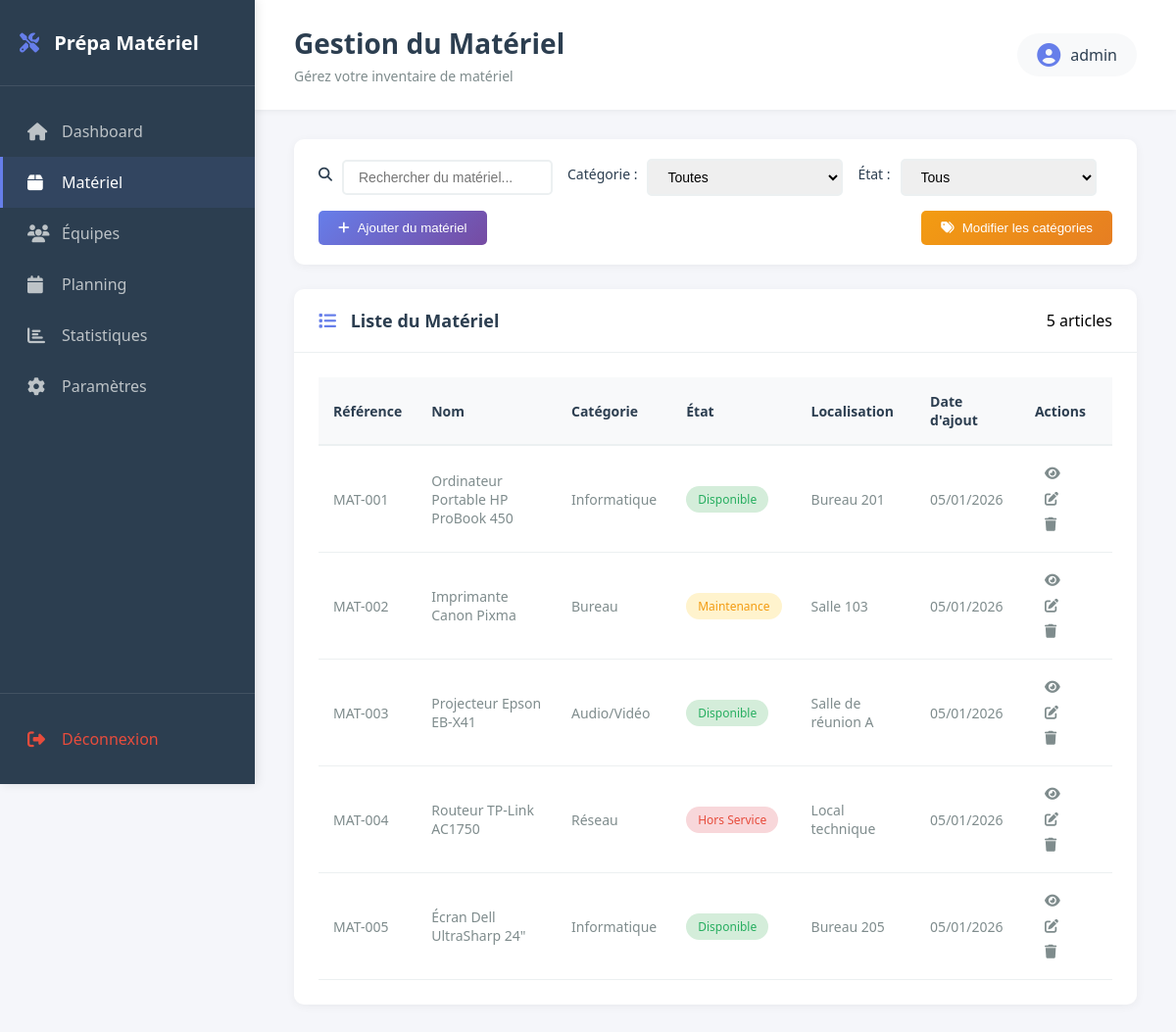
The app's page /materiel.php (signed in) with its own data.
### tables this page shows
CREATE TABLE IF NOT EXISTS materiel (
    id INT AUTO_INCREMENT PRIMARY KEY,
    reference VARCHAR(50) NOT NULL UNIQUE,
    nom VARCHAR(255) NOT NULL,
    categorie VARCHAR(100) NOT NULL,
    statut ENUM('Disponible', 'Maintenance', 'Hors Service', 'En Prêt') DEFAULT 'Disponible',
    localisation VARCHAR(255),
    prix_achat DECIMAL(10, 2),
    description TEXT,
    date_ajout TIMESTAMP DEFAULT CURRENT_TIMESTAMP,
    date_modification TIMESTAMP DEFAULT CURRENT_TIMESTAMP ON UPDATE CURRENT_TIMESTAMP,
    created_by INT,
    FOREIGN KEY (created_by) REFERENCES users(id) ON DELETE SET NULL
);

### materiel.php (the view, shortened to what this page needs)
<?php
require_once 'config.php';
$stmt = $pdo->query("SELECT * FROM materiel ORDER BY date_ajout DESC");
$materiels = $stmt->fetchAll();
?>
<!DOCTYPE html>
<html lang="fr">
<head>
    <link rel="stylesheet" href="style.css?v=2">
    <link rel="stylesheet" href="dashboard.css?v=2">
    <link rel="stylesheet" href="https://cdnjs.cloudflare.com/ajax/libs/font-awesome/6.4.0/css/all.min.css">
</head>
<body class="dashboard-body">
    <div class="sidebar">
        <div class="logo">
            <h2><i class="fas fa-tools"></i> Prépa Matériel</h2>
        </div>
        <nav class="nav-menu">
            <a href="home.php" class="nav-item">
                <i class="fas fa-home"></i>
                <span>Dashboard</span>
            </a>
            <a href="materiel.php" class="nav-item active">
                <i class="fas fa-box"></i>
                <span>Matériel</span>
            </a>
            <a href="equipes.php" class="nav-item">
                <i class="fas fa-users"></i>
                <span>Équipes</span>
            </a>
            <a href="planning.php" class="nav-item">
                <i class="fas fa-calendar"></i>
                <span>Planning</span>
            </a>
            <a href="statistiques.php" class="nav-item">
                <i class="fas fa-chart-bar"></i>
                <span>Statistiques</span>
            </a>
            <a href="parametres.php" class="nav-item">
                <i class="fas fa-cog"></i>
                <span>Paramètres</span>
            </a>
        </nav>
        <div class="sidebar-footer">
            <a href="logout.php" class="nav-item logout">
                <i class="fas fa-sign-out-alt"></i>
                <span>Déconnexion</span>
            </a>
        </div>
    </div>
    <div class="main-content">
        <header class="dashboard-header">
            <div class="header-left">
                <h1>Gestion du Matériel</h1>
                <p>Gérez votre inventaire de matériel</p>
            </div>
            <div class="header-right">
                <div class="user-profile">
                    <i class="fas fa-user-circle"></i>
                    <span><?php echo htmlspecialchars($_SESSION['username']); ?></span>
                </div>
            </div>
        </header>
        <div class="dashboard-content">
            <div class="filters">
                <div class="filter-group">
                    <label for="search"><i class="fas fa-search"></i></label>
                    <input type="text" id="search" placeholder="Rechercher du matériel...">
                </div>
                <div class="filter-group">
                    <label for="category">Catégorie :</label>
                    <select id="category">
                        <option value="">Toutes</option>
                    </select>
                </div>
                <div class="filter-group">
                    <label for="status">État :</label>
                    <select id="status">
                        <option value="">Tous</option>
                    </select>
                </div>
                <button class="btn-add" onclick="openModal()" style="margin-left: 0;">
                    <i class="fas fa-plus"></i>
                    Ajouter du matériel
                </button>
                <button class="btn-add" onclick="openCategoryModal()" style="background: linear-gradient(135deg, #f39c12, #e67e22); margin-left: auto;">
                    <i class="fas fa-tags"></i>
                    Modifier les catégories
                </button>
            </div>
            <div class="dashboard-card full-width">
                <div class="card-header">
                    <h2><i class="fas fa-list"></i> Liste du Matériel</h2>
                    <span id="count-display"><?php echo count($materiels); ?> article<?php echo count($materiels) > 1 ? 's' : ''; ?></span>
                </div>
                <div class="card-content">
                    <table class="data-table">
                        <thead>
                            <tr>
                                <th>Référence</th>
                                <th>Nom</th>
                                <th>Catégorie</th>
                                <th>État</th>
                                <th>Localisation</th>
                                <th>Date d'ajout</th>
                                <th>Actions</th>
                            </tr>
                        </thead>
                        <tbody id="equipment-table-body">
                            <?php if (count($materiels) > 0): ?>
                                <?php foreach ($materiels as $mat): ?>
                                    <tr data-id="<?php echo $mat['id']; ?>">
                                        <td><?php echo htmlspecialchars($mat['reference']); ?></td>
                                        <td><?php echo htmlspecialchars($mat['nom']); ?></td>
                                        <td><?php echo htmlspecialchars($mat['categorie']); ?></td>
                                        <td>
                                            <?php
                                            $badgeClass = '';
                                            switch($mat['statut']) {
                                                case 'Disponible': $badgeClass = 'success'; break;
                                                case 'Maintenance': $badgeClass = 'warning'; break;
                                                case 'Hors Service': $badgeClass = 'danger'; break;
                                            }
                                            ?>
                                            <span class="badge <?php echo $badgeClass; ?>"><?php echo htmlspecialchars($mat['statut']); ?></span>
                                        </td>
                                        <td><?php echo htmlspecialchars($mat['localisation'] ?? '-'); ?></td>
                                        <td><?php echo date('d/m/Y', strtotime($mat['date_ajout'])); ?></td>
                                        <td>
                                            <button class="btn-icon" onclick="viewEquipment(<?php echo $mat['id']; ?>)" title="Voir"><i class="fas fa-eye"></i></button>
                                            <button class="btn-icon" onclick="editEquipment(<?php echo $mat['id']; ?>)" title="Modifier"><i class="fas fa-edit"></i></button>
                                            <button class="btn-icon" onclick="deleteEquipment(<?php echo $mat['id']; ?>)" title="Supprimer"><i class="fas fa-trash"></i></button>
                                        </td>
                                    </tr>
                                <?php endforeach; ?>
                            <?php endif; ?>
                        </tbody>
                    </table>
                </div>
            </div>
        </div>
    </div>
</body>
</html>

### style.css (style rules this page uses)
* { margin: 0; padding: 0; box-sizing: border-box; }
body { font-family: 'Segoe UI', Tahoma, Geneva, Verdana, sans-serif; background: linear-gradient(135deg, #667eea 0%, #764ba2 100%); min-height: 100vh; display: flex; align-items: center; justify-content: center; }
.dashboard-body { display: flex; background: #f5f6fa; align-items: stretch; justify-content: flex-start; }
h1 { color: #333; margin-bottom: 30px; text-align: center; font-size: 28px; }
label { display: block; color: #555; margin-bottom: 8px; font-weight: 500; }
input[type="text"], input[type="password"] { width: 100%; padding: 12px; border: 2px solid #e0e0e0; border-radius: 5px; font-size: 14px; transition: border-color 0.3s; }

### dashboard.css (style rules this page uses)
.sidebar { width: 260px; background: #2c3e50; color: white; height: 100vh; position: fixed; left: 0; top: 0; display: flex; flex-direction: column; box-shadow: 2px 0 10px rgba(0, 0, 0, 0.1); }
.logo { padding: 30px 20px; border-bottom: 1px solid rgba(255, 255, 255, 0.1); }
.logo h2 { font-size: 20px; font-weight: 600; }
.logo i { margin-right: 10px; color: #667eea; }
.nav-menu { flex: 1; padding: 20px 0; overflow-y: auto; }
.nav-item { display: flex; align-items: center; padding: 15px 25px; color: #bdc3c7; text-decoration: none; transition: all 0.3s; border-left: 3px solid transparent; }
.nav-item.active { background: rgba(102, 126, 234, 0.1); color: white; border-left-color: #667eea; }
.nav-item i { width: 20px; margin-right: 15px; font-size: 18px; }
.sidebar-footer { border-top: 1px solid rgba(255, 255, 255, 0.1); padding: 20px 0; }
.nav-item.logout { color: #e74c3c; }
.main-content { margin-left: 260px; flex: 1; min-height: 100vh; background: #f5f6fa; }
.dashboard-header { background: white; padding: 25px 40px; display: flex; justify-content: space-between; align-items: center; box-shadow: 0 2px 5px rgba(0, 0, 0, 0.05); }
.header-left h1 { font-size: 28px; color: #2c3e50; margin-bottom: 5px; }
.header-left p { color: #7f8c8d; font-size: 14px; }
.user-profile { display: flex; align-items: center; gap: 10px; padding: 10px 20px; background: #f8f9fa; border-radius: 25px; }
.user-profile i { font-size: 24px; color: #667eea; }
.user-profile span { font-weight: 500; color: #2c3e50; }
.dashboard-content { padding: 30px 40px; }
.dashboard-card { background: white; border-radius: 10px; box-shadow: 0 2px 10px rgba(0, 0, 0, 0.05); overflow: hidden; }
.dashboard-card.full-width { grid-column: 1 / -1; }
.card-header { padding: 20px 25px; border-bottom: 1px solid #ecf0f1; display: flex; justify-content: space-between; align-items: center; }
.card-header h2 { font-size: 18px; color: #2c3e50; font-weight: 600; }
.card-header i { margin-right: 10px; color: #667eea; }
.card-content { padding: 25px; }
.data-table { width: 100%; border-collapse: collapse; }
.data-table thead { background: #f8f9fa; }
.data-table th { padding: 15px; text-align: left; font-weight: 600; color: #2c3e50; font-size: 14px; border-bottom: 2px solid #ecf0f1; }
.data-table td { padding: 15px; color: #7f8c8d; font-size: 14px; border-bottom: 1px solid #ecf0f1; }
.badge { display: inline-block; padding: 5px 12px; border-radius: 20px; font-size: 12px; font-weight: 500; }
.badge.success { background: #d4edda; color: #27ae60; }
.badge.warning { background: #fff3cd; color: #f39c12; }
.badge.danger { background: #f8d7da; color: #e74c3c; }
.btn-icon { background: none; border: none; color: #7f8c8d; cursor: pointer; padding: 5px 10px; font-size: 14px; transition: color 0.3s; }

### materiel.php (style rules this page uses)
.filters { background: white; padding: 20px 25px; border-radius: 10px; box-shadow: 0 2px 10px rgba(0, 0, 0, 0.05); margin-bottom: 25px; display: flex; gap: 15px; flex-wrap: wrap; align-items: center; }
.filter-group { display: flex; align-items: center; gap: 10px; }
.filter-group label { font-weight: 500; color: #2c3e50; font-size: 14px; }
.filter-group input, .filter-group select { padding: 8px 15px; border: 2px solid #ecf0f1; border-radius: 5px; font-size: 14px; min-width: 200px; }
.btn-add { margin-left: auto; padding: 10px 20px; background: linear-gradient(135deg, #667eea, #764ba2); color: white; border: none; border-radius: 5px; font-weight: 500; cursor: pointer; display: flex; align-items: center; gap: 8px; transition: transform 0.2s; }

### records on screen
materiel: reference "MAT-001", nom "Ordinateur Portable HP ProBook 450", categorie "Informatique", statut "Disponible", localisation "Bureau 201", date_ajout "05/01/2026"
materiel: reference "MAT-002", nom "Imprimante Canon Pixma", categorie "Bureau", statut "Maintenance", localisation "Salle 103", date_ajout "05/01/2026"
materiel: reference "MAT-003", nom "Projecteur Epson EB-X41", categorie "Audio/Vidéo", statut "Disponible", localisation "Salle de réunion A", date_ajout "05/01/2026"
materiel: reference "MAT-004", nom "Routeur TP-Link AC1750", categorie "Réseau", statut "Hors Service", localisation "Local technique", date_ajout "05/01/2026"
materiel: reference "MAT-005", nom "Écran Dell UltraSharp 24\"", categorie "Informatique", statut "Disponible", localisation "Bureau 205", date_ajout "05/01/2026"

### other values on screen
$_SESSION['username'] "admin"
count($materiels) "5"
